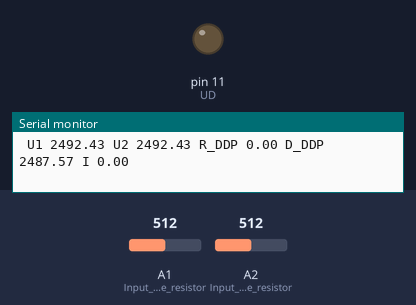
A sketch run on a simulated Arduino Uno, built with avr-gcc and run on an emulated ATmega328P. On the bench: output pins drawn as LEDs (lit = HIGH), the last lines printed to the serial monitor. Inputs (shaded band) come from the test bench; at power-on: A1 (Input_of_the_resistor) = 512, A2 (Input_of_the_resistor) = 512. Pins used as bus, display or sensor lines are not drawn.

Above: at 2.1 s.
2.2 s: A1 (Input_of_the_resistor) set to 716
5.2 s: A2 (Input_of_the_resistor) set to 716
At 10.1 s:
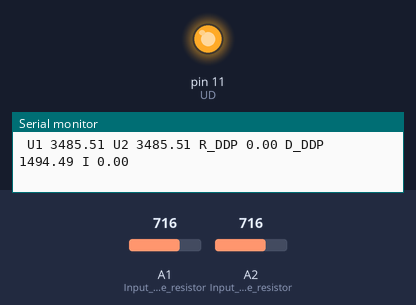
Timing chart, 0 to 11.6 s (numbered marks = the images above; inputs shaded):
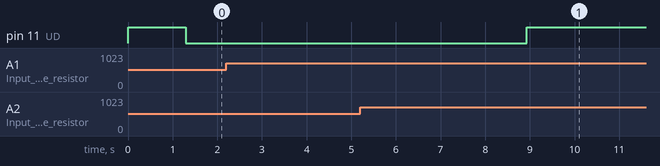

The sketch:

Code_A.ino
```cpp
const int CLK = 10;
const int UD = 11;
const int CS = 12;
float R_drop = 200;  // resistance value of the shunt resistor.
float U = 4980;      // VCC mV = total voltage
float U1 = 0, U2 = 0, Ur = 0, Ud = 0, I = 0;
//U1 = Input voltage of the resistor;
//U2 = Output voltage of the resistor and Input voltage of the diode;
//Ur = voltage drop across the shunt resistor;
//Ud = voltage drop across diode;
//I = total current.

int i = 1;

void setup() {
  Serial.begin(9600);
  pinMode(A1, INPUT);    //Input of the resistor's output voltage value
  pinMode(A2, INPUT);    //Input of the resistor's input voltage value
  pinMode(CLK, OUTPUT);  //Output of the signal control for Clock.
  pinMode(UD, OUTPUT);   // Signal output to increase or decrease the variable resistance of the digital potenciometer.
  pinMode(CS, OUTPUT);   // Output of the signal control for CS.

  digitalWrite(CS, HIGH);  //Define CS to HIGH for avoiding changing resistance value for now.

  delay(10);
}

void loop() {

  setToZero();

  while (i <= 128) {
  // Creating a loop of 128 steps to go from the lowest resistance value of the digital potentiometer to the highest,
  // collect data at each step, and plot it.

    digiPOT();

    U1 = float(analogRead(A1)) / 1023 * U;  // Converting the signal in A1 for milliVolt.
    U2 = float(analogRead(A2)) / 1023 * U;  // Converting the signal in A2 for mV.

    Ur = U2 - U1;     // Calculaiting the voltage drop across shunt resistor.
    I = Ur / R_drop;  // Obtaining current using Ohm's Law.
    Ud = U - U2;      // Calculaiting the voltage drop across the diode.

    plotagem_dados();
    i = i + 1;
    delay(10);
  }
}

void plotagem_dados() {

  Serial.print(" U1 "); // Input voltage to the resistor.
  Serial.print(U1);

  Serial.print(" U2 ");  // Input voltage to the diode.
  Serial.print(U2);
  Serial.print(" R_DDP ");  // DDP across the resistor.
  Serial.print(Ur);
  Serial.print(" D_DDP ");  // DDP across the diode.
  Serial.print(Ud);
  Serial.print(" I ");  // I total.
  Serial.println(I);

  delay(10);
}

void setToZero() {
  digitalWrite(CS, LOW);   // Enable to variate Potenciometer.
  digitalWrite(UD, HIGH);  // Define to decrease resistence in Potenciometer.

  for (int j = 0; j < 128; j++) {  //Creates a 128-step loop to ensure that the digital potentiometer reaches its maximum resistance.
    digitalWrite(CLK, HIGH);
    delay(5);
    digitalWrite(CLK, LOW);
    delay(5);
  }

  digitalWrite(CS, HIGH);  // Disables the resistance change of the potentiometer.
}

void digiPOT() {    // Performs one step decreasing the resistance.
  digitalWrite(CS, LOW);
  delay(5);
  digitalWrite(UD, LOW);
  delay(5);
  digitalWrite(CLK, HIGH);
  delay(5);
  digitalWrite(CLK, LOW);
  delay(5);
  digitalWrite(CLK, HIGH);
  delay(5);
}
```

Measured:
- after the input at 5.2 s, pin 11 (UD): LOW → HIGH after 3.7 s instead of 4.0 s
